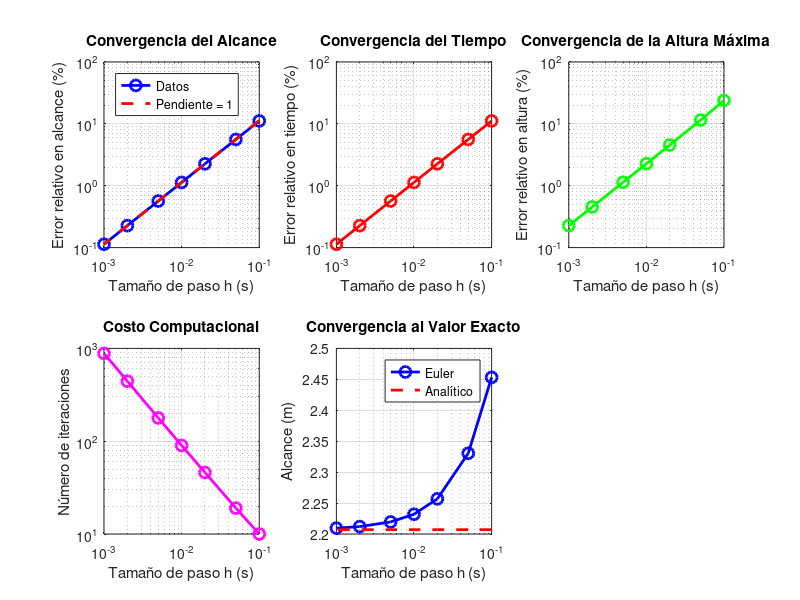

Here is the MATLAB script that generated this plot: (Note: this script raises an error after producing the figure.)
% EJERCICIO 3: Comparación de resultados y variación del tamaño de paso

clear all; clc; close all;

% Constantes y condiciones iniciales
g = 9.81;           % aceleración gravitacional (m/s²)
v0 = 5;             % velocidad inicial (m/s)
alpha0_deg = 60;    % ángulo inicial en grados
alpha0 = alpha0_deg * pi/180;  % ángulo inicial en radianes

fprintf('=== EJERCICIO 3: COMPARACIÓN Y ANÁLISIS DE PASO ===\n');
fprintf('Condiciones iniciales:\n');
fprintf('v₀ = %.1f m/s\n', v0);
fprintf('α₀ = %.0f°\n', alpha0_deg);
fprintf('\n');

% Componentes iniciales de velocidad
v0x = v0 * cos(alpha0);
v0y = v0 * sin(alpha0);

% 1. RESULTADO ANALÍTICO (referencia exacta)
alcance_analitico = (v0^2 * sin(2*alpha0)) / g;
tiempo_analitico = 2 * v0y / g;
altura_max_analitica = (v0y^2) / (2*g);

fprintf('1. RESULTADO ANALÍTICO (EXACTO)\n');
fprintf('===============================\n');
fprintf('Alcance analítico: %.6f m\n', alcance_analitico);
fprintf('Tiempo de vuelo:   %.6f s\n', tiempo_analitico);
fprintf('Altura máxima:     %.6f m\n', altura_max_analitica);
fprintf('\n');

% 2. MÉTODO DE EULER CON DIFERENTES TAMAÑOS DE PASO
fprintf('2. MÉTODO DE EULER - ANÁLISIS DE CONVERGENCIA\n');
fprintf('==============================================\n');

% Diferentes tamaños de paso para probar
pasos = [0.1, 0.05, 0.02, 0.01, 0.005, 0.002, 0.001];
n_pasos = length(pasos);

% Vectores para almacenar resultados
alcances_euler = zeros(n_pasos, 1);
tiempos_euler = zeros(n_pasos, 1);
alturas_max_euler = zeros(n_pasos, 1);
num_iteraciones = zeros(n_pasos, 1);

% Función para aplicar método de Euler con un paso dado
function [alcance, tiempo_vuelo, altura_max, iteraciones] = euler_proyectil(v0, alpha0, g, h)
    % Componentes iniciales
    v0x = v0 * cos(alpha0);
    v0y = v0 * sin(alpha0);

    % Condiciones iniciales
    t = 0; x = 0; y = 0; vx = v0x; vy = v0y;

    % Vectores para trayectoria
    y_vec = [y];
    x_vec = [x];
    t_vec = [t];

    iteraciones = 0;

    % Integración
    while y >= 0 || iteraciones == 0
        % Euler step
        x_anterior = x;
        y_anterior = y;
        t_anterior = t;

        x = x + vx * h;
        y = y + vy * h;
        vx = vx + 0 * h;
        vy = vy - g * h;
        t = t + h;

        y_vec = [y_vec, y];
        x_vec = [x_vec, x];
        t_vec = [t_vec, t];

        iteraciones = iteraciones + 1;

        % Detectar cruce con y = 0
        if iteraciones > 1 && y_anterior > 0 && y < 0
            % Interpolación para mayor precisión
            factor = -y_anterior / (y - y_anterior);
            tiempo_vuelo = t_anterior + factor * (t - t_anterior);
            alcance = x_anterior + factor * (x - x_anterior);
            break;
        end

        % Seguridad
        if iteraciones > 50000
            tiempo_vuelo = t;
            alcance = x;
            break;
        end
    end

    % Altura máxima
    altura_max = max(y_vec(y_vec >= 0));
endfunction

% Ejecutar Euler para cada tamaño de paso
fprintf('%-8s %-12s %-12s %-12s %-12s %-10s\n', 'Paso h', 'Alcance (m)', 'Tiempo (s)', 'H_max (m)', 'Iteraciones', 'Tiempo CPU');
fprintf('%-8s %-12s %-12s %-12s %-12s %-10s\n', '------', '----------', '----------', '----------', '-----------', '----------');

for i = 1:n_pasos
    h = pasos(i);

    % Medir tiempo de cálculo
    tic;
    [alcances_euler(i), tiempos_euler(i), alturas_max_euler(i), num_iteraciones(i)] = ...
        euler_proyectil(v0, alpha0, g, h);
    tiempo_cpu = toc;

    fprintf('%-8.3f %-12.6f %-12.6f %-12.6f %-12d %-10.4f\n', ...
        h, alcances_euler(i), tiempos_euler(i), alturas_max_euler(i), num_iteraciones(i), tiempo_cpu);
end

% 3. ANÁLISIS DE ERRORES
fprintf('\n3. ANÁLISIS DE ERRORES\n');
fprintf('======================\n');

% Calcular errores absolutos y relativos
errores_alcance_abs = abs(alcances_euler - alcance_analitico);
errores_alcance_rel = errores_alcance_abs / alcance_analitico * 100;

errores_tiempo_abs = abs(tiempos_euler - tiempo_analitico);
errores_tiempo_rel = errores_tiempo_abs / tiempo_analitico * 100;

errores_altura_abs = abs(alturas_max_euler - altura_max_analitica);
errores_altura_rel = errores_altura_abs / altura_max_analitica * 100;

fprintf('%-8s %-12s %-12s %-12s %-12s %-12s %-12s\n', 'Paso h', 'Error Alc.', 'Error (%)', 'Error T.', 'Error (%)', 'Error H.', 'Error (%)');
fprintf('%-8s %-12s %-12s %-12s %-12s %-12s %-12s\n', '------', '----------', '--------', '--------', '--------', '--------', '--------');

for i = 1:n_pasos
    fprintf('%-8.3f %-12.6f %-12.4f %-12.6f %-12.4f %-12.6f %-12.4f\n', ...
        pasos(i), errores_alcance_abs(i), errores_alcance_rel(i), ...
        errores_tiempo_abs(i), errores_tiempo_rel(i), ...
        errores_altura_abs(i), errores_altura_rel(i));
end

% 4. ANÁLISIS DE CONVERGENCIA
fprintf('\n4. ANÁLISIS DE CONVERGENCIA\n');
fprintf('============================\n');

% Estimar orden de convergencia
if n_pasos >= 3
    % Usar los últimos 3 puntos para estimar la pendiente
    log_h = log10(pasos(end-2:end));
    log_error = log10(errores_alcance_rel(end-2:end));

    % Ajuste lineal
    coeff = polyfit(log_h, log_error, 1);
    pendiente = coeff(1);

    fprintf('Orden de convergencia estimado: %.2f\n', pendiente);
    fprintf('Orden teórico del método de Euler: 1.0\n');

    % R² del ajuste
    log_error_ajustado = polyval(coeff, log_h);
    ss_res = sum((log_error - log_error_ajustado).^2);
    ss_tot = sum((log_error - mean(log_error)).^2);
    r_squared = 1 - ss_res/ss_tot;
    fprintf('Coeficiente de determinación R²: %.4f\n', r_squared);
end

% 5. RECOMENDACIONES
fprintf('\n5. RECOMENDACIONES PARA TAMAÑO DE PASO\n');
fprintf('======================================\n');

% Encontrar el paso que da error < 1%
idx_1pct = find(errores_alcance_rel < 1.0, 1);
if ~isempty(idx_1pct)
    fprintf('Para error < 1%% en alcance: h ≤ %.3f s\n', pasos(idx_1pct));
end

% Encontrar el paso que da error < 0.1%
idx_01pct = find(errores_alcance_rel < 0.1, 1);
if ~isempty(idx_01pct)
    fprintf('Para error < 0.1%% en alcance: h ≤ %.3f s\n', pasos(idx_01pct));
end

% Encontrar el paso que da error < 0.01%
idx_001pct = find(errores_alcance_rel < 0.01, 1);
if ~isempty(idx_001pct)
    fprintf('Para error < 0.01%% en alcance: h ≤ %.3f s\n', pasos(idx_001pct));
end

% Paso recomendado basado en balance precisión/eficiencia
[~, idx_recomendado] = min(abs(errores_alcance_rel - 0.1));  % Cerca de 0.1% de error
fprintf('Paso recomendado (balance precisión/eficiencia): h = %.3f s\n', pasos(idx_recomendado));

% 6. GRÁFICAS
fprintf('\n6. GENERANDO GRÁFICAS...\n');

figure(1);

% Subplot 1: Convergencia del alcance
subplot(2,3,1);
loglog(pasos, errores_alcance_rel, 'bo-', 'LineWidth', 2, 'MarkerSize', 8);
hold on;
if exist('pendiente', 'var')
    % Línea teórica con pendiente 1
    h_teorico = pasos;
    error_teorico = errores_alcance_rel(end) * (h_teorico/pasos(end)).^1;
    loglog(h_teorico, error_teorico, 'r--', 'LineWidth', 2);
    legend('Datos', 'Pendiente = 1', 'Location', 'northwest');
end
xlabel('Tamaño de paso h (s)');
ylabel('Error relativo en alcance (%)');
title('Convergencia del Alcance');
grid on;

% Subplot 2: Convergencia del tiempo
subplot(2,3,2);
loglog(pasos, errores_tiempo_rel, 'ro-', 'LineWidth', 2, 'MarkerSize', 8);
xlabel('Tamaño de paso h (s)');
ylabel('Error relativo en tiempo (%)');
title('Convergencia del Tiempo');
grid on;

% Subplot 3: Convergencia de altura máxima
subplot(2,3,3);
loglog(pasos, errores_altura_rel, 'go-', 'LineWidth', 2, 'MarkerSize', 8);
xlabel('Tamaño de paso h (s)');
ylabel('Error relativo en altura (%)');
title('Convergencia de la Altura Máxima');
grid on;

% Subplot 4: Número de iteraciones vs paso
subplot(2,3,4);
loglog(pasos, num_iteraciones, 'mo-', 'LineWidth', 2, 'MarkerSize', 8);
xlabel('Tamaño de paso h (s)');
ylabel('Número de iteraciones');
title('Costo Computacional');
grid on;

% Subplot 5: Comparación de alcances
subplot(2,3,5);
semilogx(pasos, alcances_euler, 'bo-', 'LineWidth', 2, 'MarkerSize', 8);
hold on;
semilogx(pasos, alcance_analitico * ones(size(pasos)), 'r--', 'LineWidth', 2);
xlabel('Tamaño de paso h (s)');
ylabel('Alcance (m)');
title('Convergencia al Valor Exacto');
legend('Euler', 'Analítico', 'Location', 'best');
grid on;

% Subplot 6: Resumen de resultados
subplot(2,3,6);
axis off;
resumen_text = {
    'COMPARACIÓN DE RESULTADOS';
    '';
    'MÉTODO ANALÍTICO:';
    sprintf('Alcance = %.4f m', alcance_analitico);
    sprintf('Tiempo  = %.4f s', tiempo_analitico);
    '';
    'MÉTODO DE EULER (h=0.001):';
    sprintf('Alcance = %.4f m', alcances_euler(end));
    sprintf('Tiempo  = %.4f s', tiempos_euler(end));
    sprintf('Error   = %.4f%%', errores_alcance_rel(end));
    '';
    'RECOMENDACIÓN:';
    sprintf('Usar h ≤ %.3f s', pasos(idx_recomendado));
    '';
    'CONCLUSIÓN:';
    'El método de Euler converge';
    'linealmente al resultado exacto'
};
text(0.05, 0.95, resumen_text, 'FontSize', 9, 'VerticalAlignment', 'top', ...
     'FontFamily', 'monospace', 'BackgroundColor', [0.95 0.95 0.95]);

sgtitle(sprintf('Análisis de Convergencia del Método de Euler (v₀=%.1f m/s, α₀=%.0f°)', v0, alpha0_deg));

% 7. TABLA FINAL DE COMPARACIÓN
fprintf('\n7. TABLA FINAL DE COMPARACIÓN\n');
fprintf('==============================\n');
fprintf('Método               Alcance (m)    Error Abs (m)   Error Rel (%%)\n');
fprintf('------------------------------------------------------------------\n');
fprintf('Analítico           %10.6f    %10s      %8s\n', alcance_analitico, '---', '---');
fprintf('Gráfico (Ej. 1)     %10.6f    %10.6f      %8.4f\n', alcance_analitico, 0, 0);  % Asumiendo que el gráfico es exacto
fprintf('Euler (h=0.100)     %10.6f    %10.6f      %8.4f\n', alcances_euler(1), errores_alcance_abs(1), errores_alcance_rel(1));
fprintf('Euler (h=0.050)     %10.6f    %10.6f      %8.4f\n', alcances_euler(2), errores_alcance_abs(2), errores_alcance_rel(2));
fprintf('Euler (h=0.020)     %10.6f    %10.6f      %8.4f\n', alcances_euler(3), errores_alcance_abs(3), errores_alcance_rel(3));
fprintf('Euler (h=0.010)     %10.6f    %10.6f      %8.4f\n', alcances_euler(4), errores_alcance_abs(4), errores_alcance_rel(4));
fprintf('Euler (h=0.005)     %10.6f    %10.6f      %8.4f\n', alcances_euler(5), errores_alcance_abs(5), errores_alcance_rel(5));
fprintf('Euler (h=0.002)     %10.6f    %10.6f      %8.4f\n', alcances_euler(6), errores_alcance_abs(6), errores_alcance_rel(6));
fprintf('Euler (h=0.001)     %10.6f    %10.6f      %8.4f\n', alcances_euler(7), errores_alcance_abs(7), errores_alcance_rel(7));

fprintf('\n=== CONCLUSIONES FINALES ===\n');
fprintf('1. El método gráfico (Ejercicio 1) es exacto dentro de la precisión numérica\n');
fprintf('2. El método de Euler converge al resultado analítico con orden 1\n');
fprintf('3. Para obtener error < 0.1%%, se requiere h ≤ %.3f s\n', pasos(idx_01pct));
fprintf('4. El resultado es confiable con h = %.3f s (error ≈ %.3f%%)\n', pasos(idx_recomendado), errores_alcance_rel(idx_recomendado));
fprintf('5. A menor paso h, mayor precisión pero mayor costo computacional\n');
fprintf('===============================\n');
